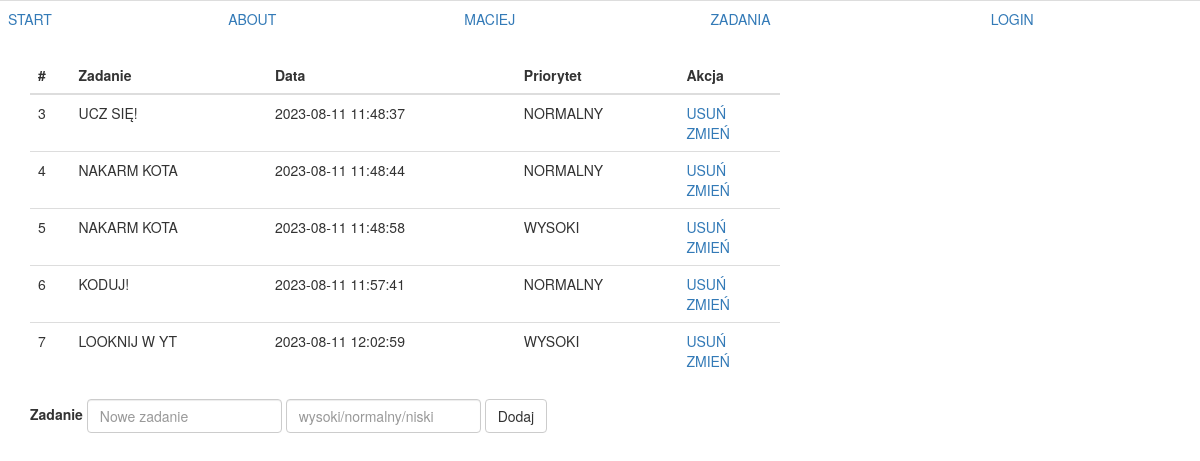
The app's page /zadania with its own data.
### tables this page shows
CREATE TABLE zadania (
    id INTEGER PRIMARY KEY AUTOINCREMENT,
    czas TIMESTAMP NOT NULL DEFAULT CURRENT_TIMESTAMP,
    zadanie TEXT NOT NULL,
    priorytet TEXT NOT NULL,
    uname TEXT NOT NULL
);

### cwt6.py (the view)
@app.route('/zadania', methods=['POST', 'GET'])
def zadania():
    if request.method == 'POST':
        zadanie = request.form['zadanie']
        priorytet = request.form.get('priorytet')
        if priorytet.lower() not in ['wysoki', 'normalny', 'niski']:
            msg = 'priorytet: wysoki, normalny, niski'
            return render_template('flash_info.html', msg=msg, backurl='zadania')
        try:
            conn = get_db_connection()
            conn.execute('INSERT INTO zadania (zadanie, priorytet) VALUES (?, ?)',
                         (zadanie, priorytet))
            conn.commit()
            conn.close()
            return redirect(url_for('zadania'))
        except:  # noqa: E722
            msg = 'DB error while INSERT'
            return render_template('flash_info.html', msg=msg, backurl='zadania')
    else:
        conn = get_db_connection()
        zadania = conn.execute('SELECT * FROM zadania').fetchall()
        conn.close()
        return render_template('zadania6.html', zadania=zadania)

### cwt6.py (called while the page is built)
def get_db_connection():
    conn = sqlite3.connect('database.db')
    conn.row_factory = sqlite3.Row
    return conn

### templates/zadania6.html (shortened to what this page needs)
{% extends 'base3.html' %}
{% block content %}
<div class="row">
    <div class="col-md-8">
        {% if zadania|length < 1 %}
            <div class="alert alert-info" role="alert">Nie masz zadań. Dodaj jedno.</div>
        {% else %}
        <table class="table  table-hover">
            <thead class="thead-dark">
                <tr>
                    <th>#</th>
                    <th>Zadanie</th>
                    <th>Data</th>
                    <th>Priorytet</th>
                    <th>Akcja</th>
                </tr>
            </thead>
            <tbody>
                {% for zad in zadania %}
                <tr>
                    <td>{{ zad['id'] }}</td>
                    <td>{{ zad['zadanie'] }}</td>
                    <td>{{ zad.czas }}</td>
                    <td>{{ zad.priorytet }}</td>
                    <td>
                        <a href="/delete/{{zad.id}}">Usuń</a>
                        <br />
                        <a href="/update/{{zad.id}}">Zmień</a>
                    </td>
                </tr>
                {% endfor %}
            </tbody>
        </table>
        {% endif %}
    </div>
    <div class="col-md-4"></div>
</div>
<div class="row">
     <div class="col-md-8">
        <form class="form-inline" action="zadania" method="POST">
            <div class="form-group">
                <label for="zadanie">Zadanie</label>
                <input type="text" class="form-control" name="zadanie" id="zadanie" placeholder="Nowe zadanie">
                <input type="text" class="form-control" name="priorytet" id="priorytet" placeholder="wysoki/normalny/niski">
            </div>
            <button type="submit" class="btn btn-default">Dodaj</button>
        </form>
    </div>
    <div class="col-md-4"></div>
</div>
{% endblock %}

### templates/base3.html (shortened to what this page needs)
<!DOCTYPE html>
<html lang="pl">
<head>
    <link rel="stylesheet" href={{ url_for('static', filename='css/main3.css') }}>
    <link rel="stylesheet" href="https://cdn.jsdelivr.net/npm/bootstrap@3.4.1/dist/css/bootstrap.min.css">
</head>
<body>
    <table class="table">
        <tr>
            <td><a href={{ url_for('start') }}>start</a></td>
            <td><a href={{ url_for('about') }}>about</a></td>
            <td><a href={{ url_for('maciej') }}>maciej</a></td>
            <td><a href={{ url_for('zadania') }}>zadania</a></td>
            <td><a href={{ url_for('login') }}>login</a></td>
        </tr>
    </table>
     <div class="container">
        {% block content %} {% endblock %}
    </div>
</body>
</html>

### static/css/main3.css (style rules this page uses)
body { font-family: sans-serif; color: darkslategray; }
td { text-transform: uppercase; }
table { border-spacing: 5px; }

### records on screen
zadania: id "3", zadanie "UCZ SIĘ!", czas "2023-08-11 11:48:37", priorytet "NORMALNY"
zadania: id "4", zadanie "NAKARM KOTA", czas "2023-08-11 11:48:44", priorytet "NORMALNY"
zadania: id "5", zadanie "NAKARM KOTA", czas "2023-08-11 11:48:58", priorytet "WYSOKI"
zadania: id "6", zadanie "KODUJ!", czas "2023-08-11 11:57:41", priorytet "NORMALNY"
zadania: id "7", zadanie "LOOKNIJ W YT", czas "2023-08-11 12:02:59", priorytet "WYSOKI"
